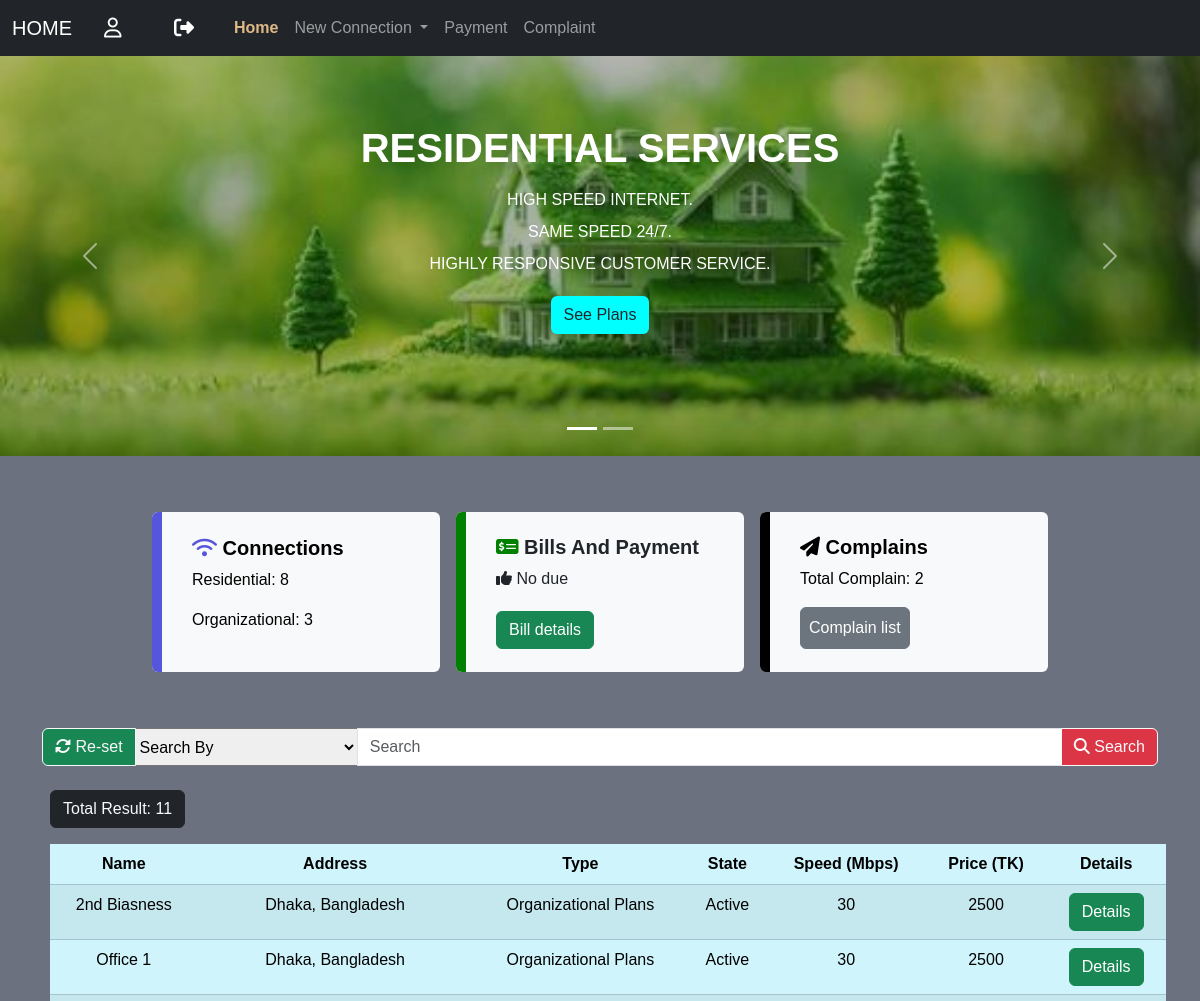
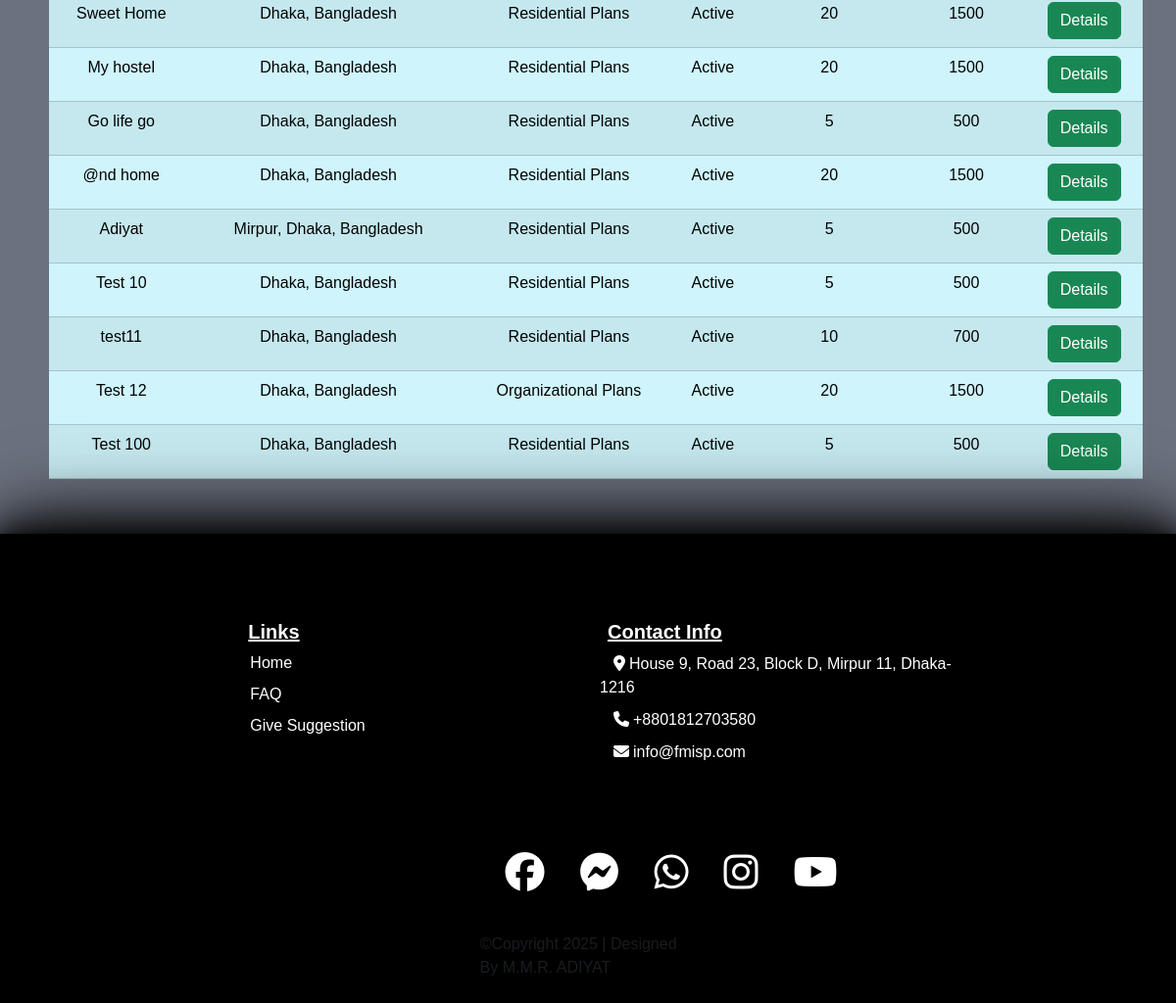
The page /dash_customer.php (signed in) on the database its author committed (2 pictures, top to bottom).
### tables this page shows
CREATE TABLE `connections` (
  `id` varchar(50) NOT NULL,
  `name` varchar(100) DEFAULT NULL,
  `address` varchar(200) DEFAULT NULL,
  `type` varchar(50) DEFAULT NULL,
  `customer_id` varchar(50) DEFAULT NULL,
  `plan_id` varchar(50) DEFAULT NULL,
  `state` varchar(30) DEFAULT NULL,
  `starting_date` date NOT NULL,
  `submission_date` date DEFAULT NULL,
  `req_plan` varchar(50) DEFAULT NULL
);

CREATE TABLE `plans` (
  `id` varchar(50) NOT NULL,
  `type` text DEFAULT NULL,
  `name` varchar(100) DEFAULT NULL,
  `speed` int(11) DEFAULT NULL,
  `realip` text DEFAULT NULL,
  `price` int(11) DEFAULT NULL
);

CREATE TABLE `footer_data` (
  `id` int(11) NOT NULL,
  `address_text` varchar(100) DEFAULT NULL,
  `address_link` varchar(255) DEFAULT NULL,
  `phone_text` varchar(20) DEFAULT NULL,
  `phone_link` varchar(255) DEFAULT NULL,
  `mail_text` varchar(50) DEFAULT NULL,
  `mail_link` varchar(255) DEFAULT NULL,
  `fb_link` varchar(255) DEFAULT NULL,
  `ms_link` varchar(255) DEFAULT NULL,
  `wh_link` varchar(255) DEFAULT NULL,
  `in_link` varchar(255) DEFAULT NULL,
  `yt_link` varchar(255) DEFAULT NULL
);

### dash_customer.php (the view, shortened to what this page needs)
<!DOCTYPE html>
<html lang="en">
<head>
    <?php include '_link_common.php'; ?>
    <link rel="stylesheet" href="carousel.css">
</head>
<body>
<?php
    require '_nav_customer.php';
    include '_carousel.php';
    $customer_id = $_SESSION['id'];
    require '_database_connect.php';
    $find_connections_sql = "SELECT * FROM `connections` WHERE `customer_id` = '{$_SESSION['id']}'";
    $find_connections = mysqli_query($connect, $find_connections_sql);
    $total_connections = mysqli_num_rows($find_connections);
    $connection_num_sql = "SELECT
    SUM(CASE WHEN type = 'residential_plans' THEN 1 ELSE 0 END) AS res,
    SUM(CASE WHEN type = 'organizational_plans' THEN 1 ELSE 0 END) AS org
    FROM connections
    WHERE customer_id = '{$customer_id}'";
    $find_connection_result = mysqli_query($connect, $connection_num_sql);
    $connection_counts = mysqli_fetch_assoc($find_connection_result);
    $residential_con_num = $connection_counts['res'] ? : 0;
    $organizational_con_num = $connection_counts['org'] ? : 0;
    $total_due_sql = "SELECT SUM(bill.amount) AS total_due FROM connections
    JOIN bill ON connections.id = bill.connection_id
    WHERE connections.customer_id = '{$customer_id}' AND bill.state = 'Unpaid'";
    $total_due_result = mysqli_query($connect, $total_due_sql);
    $total_due_row = mysqli_fetch_assoc($total_due_result);
    $total_due = $total_due_row['total_due'] ?? 0;
    $complaint_sql = "SELECT * FROM complaint WHERE customer_id = '{$customer_id}'";
    $find_complains = mysqli_query($connect, $complaint_sql);
    $complaint_num = mysqli_num_rows($find_complains);
?>
<div class="container my-3">
    <div class="row justify-content-center my-5">
        <div class="col-auto p-2">
            <div class="card-box card-1 text-bg-light rounded d-flex align-items-center">
                <div class="card-side rounded-start" style="background-color: rgb(86, 86, 221)"></div>
                <div class="card-text">
                    <h5><i class="fa-solid fa-wifi" style="color:rgb(86, 86, 221)"></i> Connections</h5>
                    <p>Residential: <?php echo $residential_con_num; ?></p>
                    <p>Organizational: <?php echo $organizational_con_num; ?></p>
                </div>
            </div>
        </div>
        <div class="col-auto p-2">
            <div class="card-box card-1 bg-light rounded d-flex align-items-center">
                <div class="card-side rounded-start" style="background-color: green"></div>
                <div class="card-text">
                    <h5><i class="fa-solid fa-money-check-dollar" style="color:green"></i> Bills And Payment</h5>
                    <?php if ($total_due > 0): ?>
                        <form id="payForm" action="pay.php" method="POST">
                            <input type="hidden" name="pay" value="all">
                            <button type="submit" class="btn btn-danger p-2"><b><i class='fa-solid fa-hand-holding-dollar fa-beat'></i> Pay <?php echo $total_due; ?></b></button>
                        </form>
                    <?php else: ?>
                        <p><i class="fa-solid fa-thumbs-up"></i> No due</p>
                    <?php endif; ?>
                    <a class="btn btn-success rounded mt-1" href="customer_info.php#bill_history">Bill details</a>
                </div>
            </div>
        </div>
        <div class="col-auto p-2">
            <div class="card-box card-1 text-bg-light rounded d-flex align-items-center">
                <div class="card-side rounded-start" style="background-color: black"></div>
                <div class="card-text">
                    <h5><i class="fa-solid fa-paper-plane"></i> Complains</h5>
                    <p>Total Complain: <?php
                    echo $complaint_num;
                    ?></p>
                    <a class="btn btn-secondary rounded p-2" href="customer_info.php#complaint_history">Complain list</a>
                </div>
            </div>
        </div>
    </div>
    <form method="get">
        <div class="input-group">
            <button class="btn btn-success btn-outline-light" name="reset" type="submit"><i class="fa-solid fa-rotate"></i></i> Re-set</button>
            <select class="search-select" name="key" style="width: 20%;">
                <option value="all" selected>Search By</option>
            </select>
            <input type="text" class="form-control" name="word" placeholder="Search">
            <button class="btn btn-danger btn-outline-light" name="search" type="submit"><i class="fa-solid fa-magnifying-glass"></i></i> Search</button>
        </div>
    </form>
</div>
<?php
    require '_database_connect.php';
    if($total_connections>0){
        echo "
        <div class='container overflow-x-auto mb-5'>
            <div class='num_of_res text-light btn btn-dark m-2'>
                <h7 class='pt-2'>Total Result: $total_connections</h7>
            </div>
            <table class='table table-info table-striped table-hover m-2 p-2 text-center'>
                <thead>
                    <tr>
                        <th>Name</th>
                        <th>Address</th>
                        <th>Type</th>
                        <th>State</th>
                        <th>Speed (Mbps)</th>
                        <th>Price (TK)</th>
                        <th>Details</th>
                    </tr>
                </thead>
                <tbody>";
            for($i=0; $i<$total_connections; $i++){
                $connections = mysqli_fetch_assoc($find_connections);
                $plan_sql = "SELECT * FROM `plans` WHERE `type` = '{$connections['type']}' AND `id` = '{$connections['plan_id']}'";
                $get_plan = mysqli_query($connect, $plan_sql);
                $plan = mysqli_fetch_assoc($get_plan);
                if($connections['type'] == "residential_plans"){
                    $type = "Residential Plans";
                } else if($connections['type'] == "organizational_plans"){
                    $type = "Organizational Plans";
                }
                echo"<tr>
                        <td>$connections[name]</td>
                        <td>$connections[address]</td>
                        <td>$type</td>
                        <td>$connections[state]</td>
                        <td>$plan[speed]</td>
                        <td>$plan[price]</td>
                        <td>
                            <form method='post'>
                                <input class='visually-hidden' type='text' name='con_id' value='$connections[id]'</input>
                                <button class='btn btn-success' type='submit' name='details'>Details</button>
                            </form>
                        </td>
                    </tr>";
            }
            echo"
                </tbody>
            </table>
        </div>";;
    }
    include '_footer_common.php';
?>
</body>
</html>

### _footer_common.php (shortened to what this page needs)
<?php
$home_link = "dash_";
if(isset($_SESSION['user'])){
    if($_SESSION['user']!='customer' && $_SESSION['user']!='employee'){
        $home_link .= 'admin';
    } else $home_link .= $_SESSION['user'];
    $home_link .= '.php';
} else $home_link .= '#';
require '_database_connect.php';
$footer_info_sql = "SELECT * FROM `footer_data` WHERE 1";
$find_footer_info = mysqli_query($connect, $footer_info_sql);
$footer_info = mysqli_fetch_assoc($find_footer_info);
?>
<div class="footer text-white">
    <button class="footer-uper-btn btn"></button>
    <footer class="py-2">
        <div class="row row-cols-1 row-cols-sm-2 row-cols-md-2 row-cols-lg-3 py-2 my-5 px-2 my-2 justify-content-center">
            <div class="col mb-3 px-lg-5 ">
                <h5 class="px-2"><u>Links</u></h5>
                <ul class="nav flex-column gap-2">
                    <li><a href="<?php echo $home_link;?>" target="_blank" class="footer-links">Home</a></li>
                    <li><a href="<?php echo $home_link;?>" target="_blank" class="footer-links">FAQ</a></li>
                    <li><a href="<?php echo $home_link;?>" target="_blank" class="footer-links">Give Suggestion</a></li>
                </ul>
            </div>
            <div class="col mb-3">
                <h5 class="px-2"><u>Contact Info</u></h5>
                <ul class="nav flex-column gap-2">
                    <li><a href="<?php echo $footer_info['address_link'];?>" target="_blank" class="footer-links"><i class="fa-solid fa-location-dot p-1"></i><?php echo $footer_info['address_text'];?></a></li>
                    <li><a href="<?php echo $footer_info['phone_link'];?>" target="_blank" class="footer-links"><i class="fa-solid fa-phone p-1"></i><?php echo $footer_info['phone_text'];?></a></li>
                    <li><a href="<?php echo $footer_info['mail_link'];?>" target="_blank" class="footer-links"><i class="fa-solid fa-envelope p-1"></i><?php echo $footer_info['mail_text'];?></a></li>
                </ul>
            </div>
        </div>
        <div class="row row-cols-1 row-cols-sm-2 row-cols-md-5 py-2 my-2 justify-content-center">
            <div class="col-auto ">
                <ul class="list-unstyled d-flex">
                    <li class="ms-3"><a href="<?php echo $footer_info['fb_link'];?>" target="_blank" class="fa-brands fa-facebook mediaicons"></a></li>
                    <li class="ms-3"><a href="<?php echo $footer_info['ms_link'];?>" target="_blank" class="fa-brands fa-facebook-messenger mediaicons"></a></li>
                    <li class="ms-3"><a href="<?php echo $footer_info['wh_link'];?>" target="_blank" class="fa-brands fa-whatsapp mediaicons"></a></li>
                    <li class="ms-3"><a href="<?php echo $footer_info['in_link'];?>" target="_blank" class="fa-brands fa-instagram mediaicons"></a></li>
                    <li class="ms-3"><a href="<?php echo $footer_info['yt_link'];?>" target="_blank" class="fa-brands fa-youtube mediaicons"></a></li>
                </ul>
            </div>
        </div>
        <div class="row row-cols-1 row-cols-sm-2 row-cols-md-5 justify-content-center">
            <div class="col-auto">
                <p class="text-muted">©Copyright 2025 | Designed By M.M.R. ADIYAT</p>
            </div>
        </div>
    </footer>
</div>

### variables.css (style rules this page uses)
:root { --carousel-btn-color: aqua; --body-background-color: #6B717E; --login-box-width: 400px; --login-box-height: 500px; --registration-box-width: 400px; --registration-box-height: 850px; }

### all_body.css (style rules this page uses)
* { font-family: Arial, Helvetica, sans-serif; }
body { width: 100%; margin: 0; background-color: var(--body-background-color); }
html { scroll-behavior: smooth; }

### footer.css (style rules this page uses)
:root { --footer-back: black; }
.footer { background-color: var(--footer-back); }
.footer-links { text-decoration: none; color: white; text-align: center; padding-right: 10px; padding-left: 10px; padding-top: 5px; padding-bottom: 5px; }
.footer .mediaicons { font-size: 40px; color: white; border-radius: 50%; padding: 10px; text-decoration: none; }
.footer-uper-btn { height: 10px; width: 100%; color: black; background-color: var(--footer-back); box-shadow: 0 0 100px var(--footer-back), 0 0 90px var(--footer-back), 0 0 80px var(--footer-back), 0 0 70px var(--footer-back), 0 0 60px var(--footer-back), 0 0 50px var(--footer-back), 0 0 40px var(--footer-back), 0 0 30px var(--footer-back), 0 0 20px var(--footer-back), 0 0 10px var(--footer-back); }

### dash.css (style rules this page uses)
.card-box { width: 18rem; height: 10rem; cursor: pointer; }
h5 { font-weight: bolder; }
.card-text { padding: 10px; padding-left: 30px; }
.card-side { width: 10px; height: 100%; }

### rows shown on the page
connections: name "2nd Biasness", address "Dhaka, Bangladesh", type "Organizational Plans", state "Active", plan.speed "30", plan.price "2500"
connections: name "Office 1", address "Dhaka, Bangladesh", type "Organizational Plans", state "Active", plan.speed "30", plan.price "2500"
connections: name "Sweet Home", address "Dhaka, Bangladesh", type "Residential Plans", state "Active", plan.speed "20", plan.price "1500"
connections: name "My hostel", address "Dhaka, Bangladesh", type "Residential Plans", state "Active", plan.speed "20", plan.price "1500"
connections: name "Go life go", address "Dhaka, Bangladesh", type "Residential Plans", state "Active", plan.speed "5", plan.price "500"
connections: name "@nd home", address "Dhaka, Bangladesh", type "Residential Plans", state "Active", plan.speed "20", plan.price "1500"
connections: name "Adiyat", address "Mirpur, Dhaka, Bangladesh", type "Residential Plans", state "Active", plan.speed "5", plan.price "500"
connections: name "Test 10", address "Dhaka, Bangladesh", type "Residential Plans", state "Active", plan.speed "5", plan.price "500"
connections: name "test11", address "Dhaka, Bangladesh", type "Residential Plans", state "Active", plan.speed "10", plan.price "700"
connections: name "Test 12", address "Dhaka, Bangladesh", type "Organizational Plans", state "Active", plan.speed "20", plan.price "1500"
connections: name "Test 100", address "Dhaka, Bangladesh", type "Residential Plans", state "Active", plan.speed "5", plan.price "500"
footer_data: address_text "House 9, Road 23, Block D, Mirpur 11, Dhaka-1216", phone_text "+8801812703580", mail_text "info@fmisp.com"

### other values the page prints
$page_name "HOME"
$residential_con_num "8"
$organizational_con_num "3"
$complaint_num "2"
$total_connections "11"
